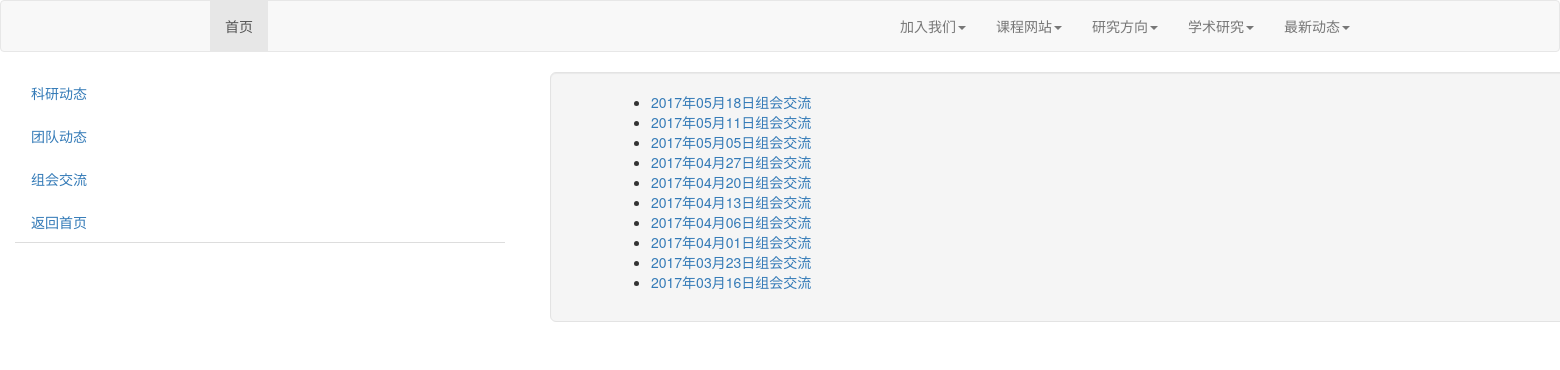
Page /ArticleList/5/7/No/ on the committed database.
### app/models.py (models this page shows, shortened)
class Categories(db.Model):
    __tablename__='categories'
    id = db.Column(db.Integer, primary_key=True)
    name = db.Column(db.String(64), unique=True, index=True)
    sons = db.relationship('SubCategories',backref='father')

class SubCategories(db.Model):
    __tablename__='subcategories'
    id = db.Column(db.Integer, primary_key=True)
    name = db.Column(db.String(64), unique=True, index=True)
    father_id = db.Column(db.Integer, db.ForeignKey('categories.id'))
    sons = db.relationship('Articles',backref='father')

class Articles(db.Model):
    __tablename__='articles'
    id = db.Column(db.Integer, primary_key=True)
    title = db.Column(db.String(64), unique=True, index=True)
    content = db.Column(db.Text)
    date = db.Column(db.String(32))
    father_id = db.Column(db.Integer, db.ForeignKey('subcategories.id'))

### app/main/views.py (the view)
@main.route('/ArticleList/<C>/<SC>/<A>/', methods=['GET'])
def ArticleList(C,SC,A):
    Category = Categories.query.filter_by(id=C).first()
    if A == 'No':
        Article = None
    else:
        Article = Articles.query.filter_by(id=A).first()
    if SC != 'No':
        SubCategory = SubCategories.query.filter_by(id=SC).first()
    else:
        SubCategory = None
    CategoriesList = Categories.query.all()
    CategoriesIterator = Categories.query.first()
    SubCategoriesList = SubCategories.query.all()
    SubCategoriesIterator = SubCategories.query.first()
    ArticlesList = Articles.query.all()
    ArticlesIterator = Articles.query.first()
    return render_template('ArticleList.html',Category = Category, SubCategory = SubCategory, Article = Article,\
        CategoriesList = CategoriesList, SubCategoriesList = SubCategoriesList, ArticlesList = ArticlesList,\
        CategoriesIterator = CategoriesIterator, SubCategoriesIterator = SubCategoriesIterator, ArticlesIterator = ArticlesIterator,\
        Categories = Categories, SubCategories = SubCategories, Articles = Articles)

### app/templates/ArticleList.html (shortened to what this page needs)
{% extends "base.html" %}
{% import "bootstrap/wtf.html" as wtf %}
{% block content %}
<nav class="navbar navbar-default" role="navigation">
<div class="container">
	<div class="row clearfix">
		<div class="col-md-12 column">
			<ul class="nav navbar-nav">
				<li class="active">
					 <a href="{{ url_for('main.index') }}">首页</a>
				</li>
			</ul>
			<ul class="nav navbar-nav navbar-right">
				{% for CategoriesIterator in CategoriesList %}
					{% if CategoriesIterator.sons == [] %}
						<li>
					 		<a href="{{url_for('main.ArticleList', C = CategoriesIterator.id, SC = 'No')}}">{{CategoriesIterator.name}}</a>
						</li>
					{% else %}
						<li class="dropdown pull-right">
					 		<a href="#" data-toggle="dropdown" class="dropdown-toggle">{{CategoriesIterator.name}}<strong class="caret"></strong></a>
						</li>
					{% endif %}
				{% endfor %}
			</ul>
		</div>
</div>
</nav>
		<div class="col-md-4 column">
			<ul class="nav nav-tabs nav-stacked">
				{% if Category.sons != [] %}
					{% for SubCategoriesIterator in Category.sons %}
						<li>
					 		<a href="{{url_for('main.ArticleList', C = Category.id, SC = SubCategoriesIterator.id, A = 'No')}}">{{SubCategoriesIterator.name}}</a>
						</li>
					{% endfor %}
				{% endif %}
				<li>
					 <a href="{{ url_for('main.index') }}">返回首页</a>
				</li>
			</ul>
		</div>
		<div class="col-md-8 column">
			<div class="container">
				<div class="row clearfix">
					<div class="col-md-12 column">
						{% if Article == None %}
						<div class="jumbotron well">
							<ul>
								{% if SubCategory.sons != [] %}
									{% for ArticlesIterator in SubCategory.sons %}
										<li>
											<a href="{{url_for('main.ArticleList', C = Category.id, SC = SubCategoriesIterator.id, A = ArticlesIterator.id)}}">{{ArticlesIterator.title}}</a>
										</li>
									{% endfor %}
								{% endif %}
							</ul>
						</div>
						{% else %}
						<h1>{{Article.title}}</h1>
						<h3>{{Article.content|safe}}</h3>
						{% endif %}
					</div>
				</div>
			</div>
		</div>
{% endblock %}

### rows in the picture
Categories: name "最新动态"
Categories: name "学术研究"
Categories: name "研究方向"
Categories: name "课程网站"
Categories: name "加入我们"
SubCategories: name "科研动态"
SubCategories: name "团队动态"
SubCategories: name "组会交流"
Articles: title "2017年05月18日组会交流"
Articles: title "2017年05月11日组会交流"
Articles: title "2017年05月05日组会交流"
Articles: title "2017年04月27日组会交流"
Articles: title "2017年04月20日组会交流"
Articles: title "2017年04月13日组会交流"
Articles: title "2017年04月06日组会交流"
Articles: title "2017年04月01日组会交流"
Articles: title "2017年03月23日组会交流"
Articles: title "2017年03月16日组会交流"
